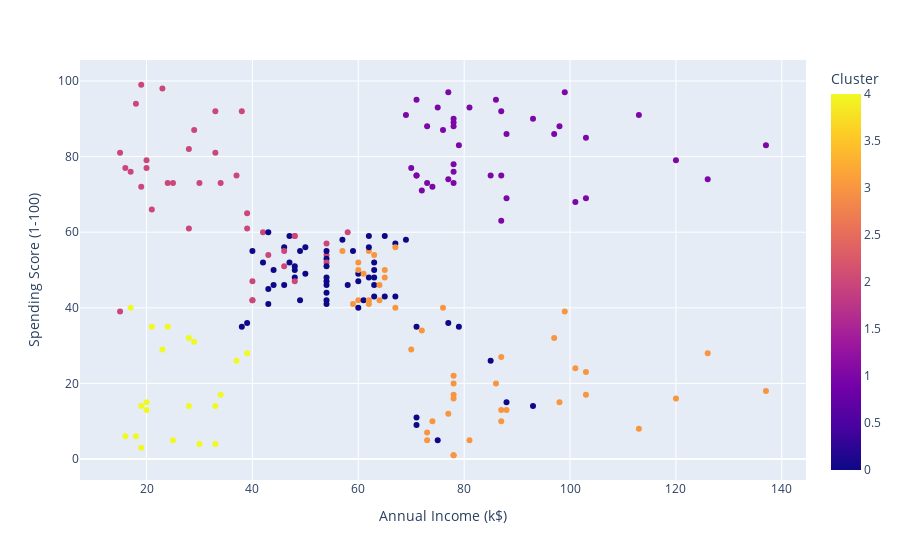

Notebook code for this chart:
### Code cell
px.scatter(data_frame=data, x='Annual Income (k$)', y='Spending Score (1-100)', color='Cluster')

### Figure 1 — Plotly figure (JSON) as saved in the notebook; plotly's stock layout.template omitted (floating-point values rounded to 4 significant figures; data arrays with more than 128 entries replaced by an {"elided": "..."} marker saying what was removed)
{"data": [{"hovertemplate": "Annual Income (k$)=%{x}<br>Spending Score (1-100)=%{y}<br>Cluster=%{marker.color}<extra></extra>", "legendgroup": "", "marker": {"color": {"elided": "200 int values"}, "coloraxis": "coloraxis", "symbol": "circle"}, "mode": "markers", "name": "", "orientation": "v", "showlegend": false, "type": "scatter", "x": {"elided": "200 int values"}, "xaxis": "x", "y": {"elided": "200 int values"}, "yaxis": "y"}], "layout": {"coloraxis": {"colorbar": {"title": {"text": "Cluster"}}, "colorscale": [[0, "#0d0887"], [0.1111, "#46039f"], [0.2222, "#7201a8"], [0.3333, "#9c179e"], [0.4444, "#bd3786"], [0.5556, "#d8576b"], [0.6667, "#ed7953"], [0.7778, "#fb9f3a"], [0.8889, "#fdca26"], [1, "#f0f921"]]}, "legend": {"tracegroupgap": 0}, "margin": {"t": 60}, "xaxis": {"anchor": "y", "domain": [0, 1], "title": {"text": "Annual Income (k$)"}}, "yaxis": {"anchor": "x", "domain": [0, 1], "title": {"text": "Spending Score (1-100)"}}}}
